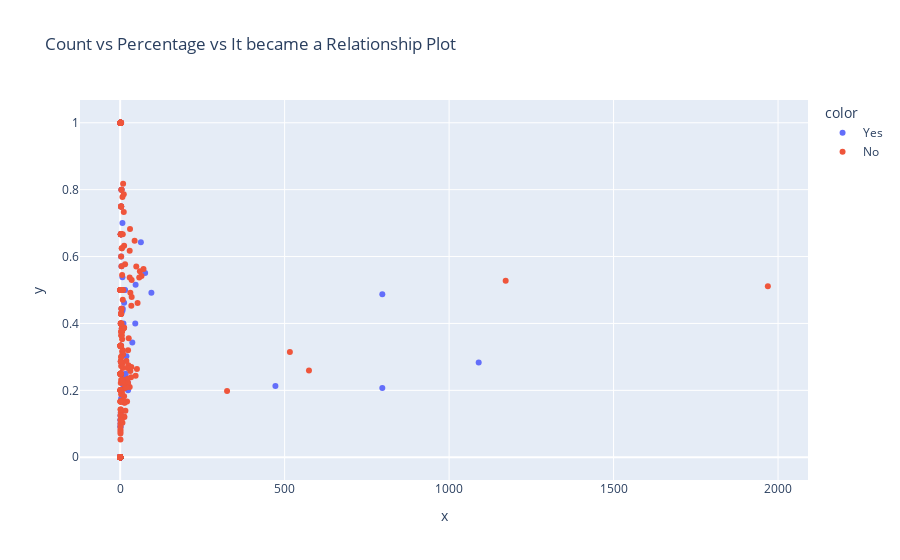

This figure's notebook cell:
### Markdown cell above
# Multivariate Analysis

### Code cell
fig = px.scatter(x=data['Count'], y=data['Percentage'],color=data['It became a Relationship'],
                 title = 'Count vs Percentage vs It became a Relationship Plot')
fig.show()

### Figure 1 — Plotly figure (JSON) as saved in the notebook; plotly's stock layout.template omitted (floating-point values rounded to 4 significant figures; data arrays with more than 128 entries replaced by an {"elided": "..."} marker saying what was removed)
{"data": [{"hovertemplate": "color=Yes<br>x=%{x}<br>y=%{y}<extra></extra>", "legendgroup": "Yes", "marker": {"color": "#636efa", "symbol": "circle"}, "mode": "markers", "name": "Yes", "orientation": "v", "showlegend": true, "type": "scatter", "x": {"elided": "130 int values"}, "xaxis": "x", "y": {"elided": "130 float values"}, "yaxis": "y"}, {"hovertemplate": "color=No<br>x=%{x}<br>y=%{y}<extra></extra>", "legendgroup": "No", "marker": {"color": "#EF553B", "symbol": "circle"}, "mode": "markers", "name": "No", "orientation": "v", "showlegend": true, "type": "scatter", "x": {"elided": "323 int values"}, "xaxis": "x", "y": {"elided": "323 float values"}, "yaxis": "y"}], "layout": {"legend": {"title": {"text": "color"}, "tracegroupgap": 0}, "title": {"text": "Count vs Percentage vs It became a Relationship Plot"}, "xaxis": {"anchor": "y", "domain": [0, 1], "title": {"text": "x"}}, "yaxis": {"anchor": "x", "domain": [0, 1], "title": {"text": "y"}}}}
